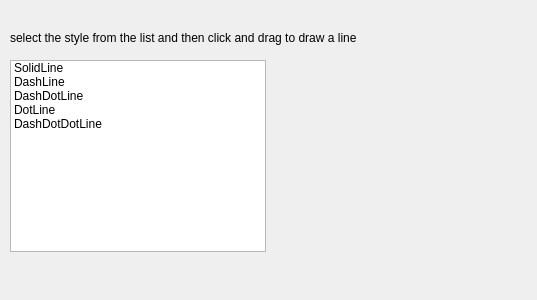
<?xml version="1.0" encoding="UTF-8"?>
<ui version="4.0">
 <class>Dialog</class>
 <widget class="QDialog" name="Dialog">
  <property name="geometry">
   <rect>
    <x>0</x>
    <y>0</y>
    <width>537</width>
    <height>300</height>
   </rect>
  </property>
  <property name="windowTitle">
   <string>Dialog</string>
  </property>
  <widget class="QLabel" name="label">
   <property name="geometry">
    <rect>
     <x>10</x>
     <y>30</y>
     <width>521</width>
     <height>16</height>
    </rect>
   </property>
   <property name="text">
    <string>select the style from the list and then click and drag to draw a line</string>
   </property>
  </widget>
  <widget class="QListWidget" name="listWidget">
   <property name="geometry">
    <rect>
     <x>10</x>
     <y>60</y>
     <width>256</width>
     <height>192</height>
    </rect>
   </property>
   <item>
    <property name="text">
     <string>SolidLine</string>
    </property>
   </item>
   <item>
    <property name="text">
     <string>DashLine</string>
    </property>
   </item>
   <item>
    <property name="text">
     <string>DashDotLine</string>
    </property>
   </item>
   <item>
    <property name="text">
     <string>DotLine</string>
    </property>
   </item>
   <item>
    <property name="text">
     <string>DashDotDotLine</string>
    </property>
   </item>
  </widget>
 </widget>
 <resources/>
 <connections/>
</ui>
